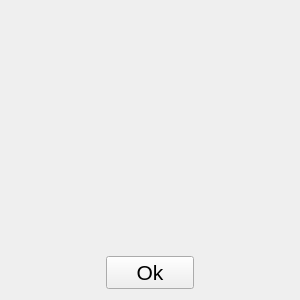
<?xml version="1.0" encoding="UTF-8"?>
<ui version="4.0">
 <class>EndOfGameWidget</class>
 <widget class="QWidget" name="EndOfGameWidget">
  <property name="geometry">
   <rect>
    <x>0</x>
    <y>0</y>
    <width>300</width>
    <height>300</height>
   </rect>
  </property>
  <property name="sizePolicy">
   <sizepolicy hsizetype="Minimum" vsizetype="Preferred">
    <horstretch>0</horstretch>
    <verstretch>0</verstretch>
   </sizepolicy>
  </property>
  <property name="minimumSize">
   <size>
    <width>300</width>
    <height>300</height>
   </size>
  </property>
  <property name="maximumSize">
   <size>
    <width>500</width>
    <height>500</height>
   </size>
  </property>
  <property name="font">
   <font>
    <pointsize>16</pointsize>
   </font>
  </property>
  <property name="windowTitle">
   <string>endOfGameWidget</string>
  </property>
  <layout class="QGridLayout" name="gridLayout">
   <item row="1" column="1">
    <widget class="QPushButton" name="okButton">
     <property name="text">
      <string>Ok</string>
     </property>
    </widget>
   </item>
   <item row="0" column="0" colspan="3">
    <widget class="QLabel" name="label">
     <property name="maximumSize">
      <size>
       <width>500</width>
       <height>500</height>
      </size>
     </property>
     <property name="font">
      <font>
       <pointsize>20</pointsize>
      </font>
     </property>
     <property name="text">
      <string/>
     </property>
     <property name="alignment">
      <set>Qt::AlignCenter</set>
     </property>
    </widget>
   </item>
  </layout>
 </widget>
 <layoutdefault spacing="6" margin="11"/>
 <resources/>
 <connections/>
</ui>
